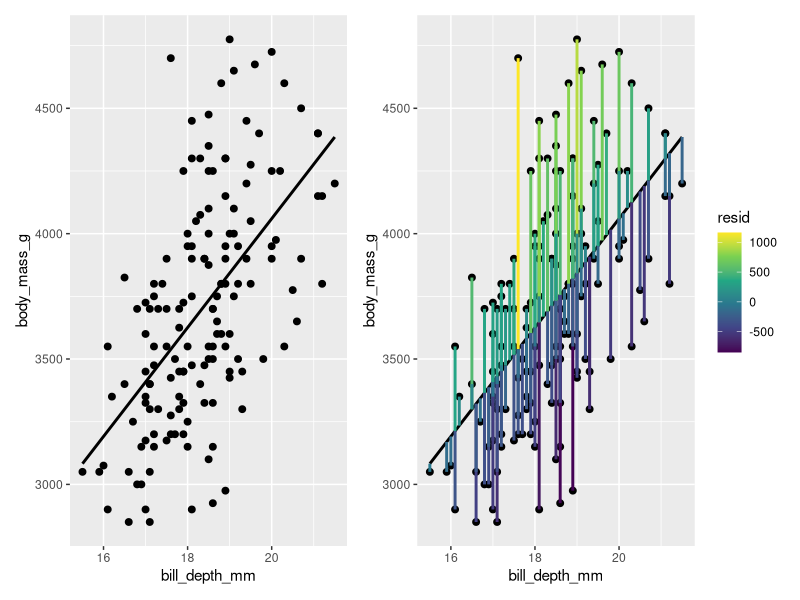
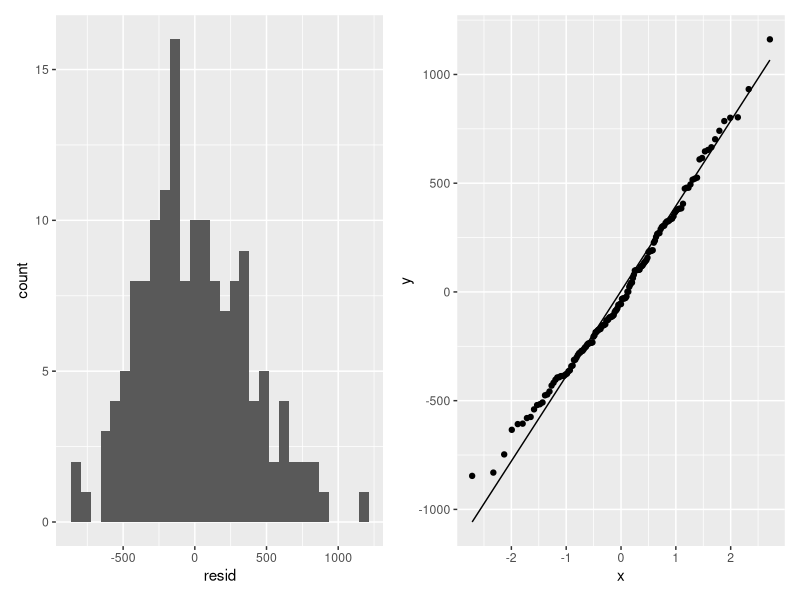
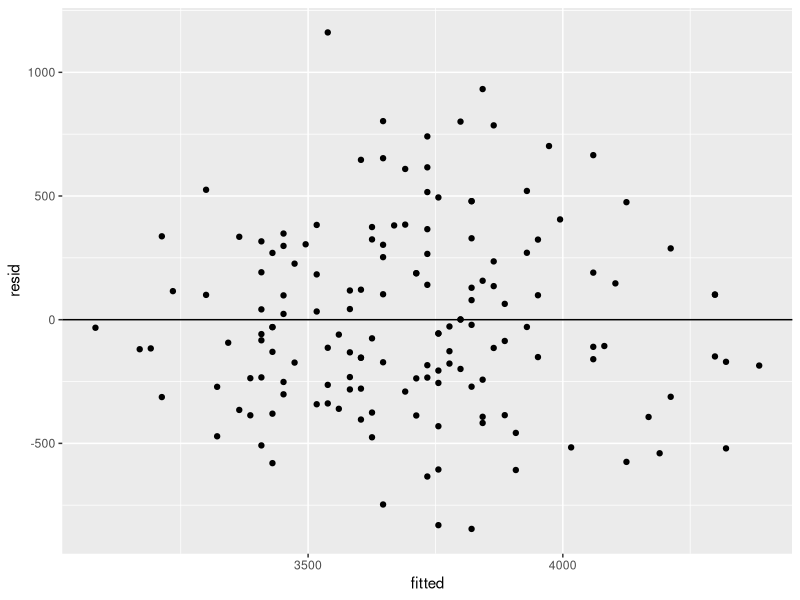
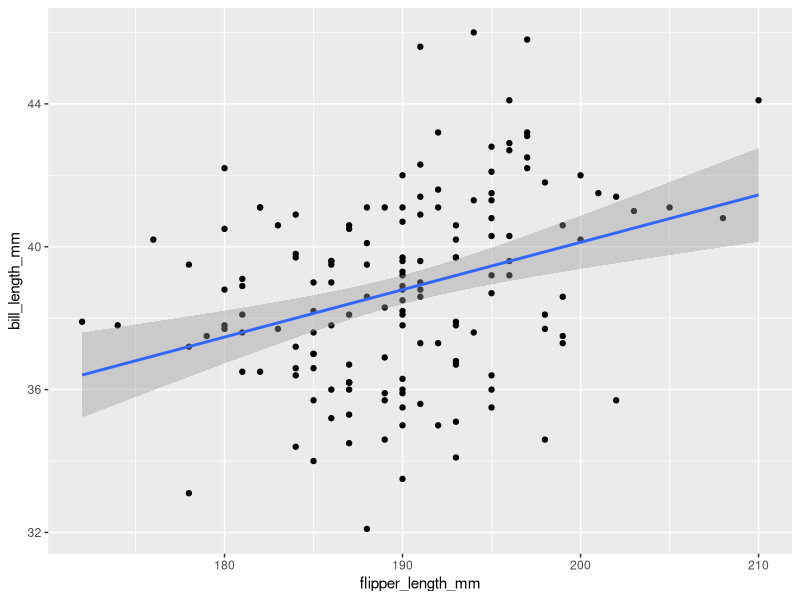
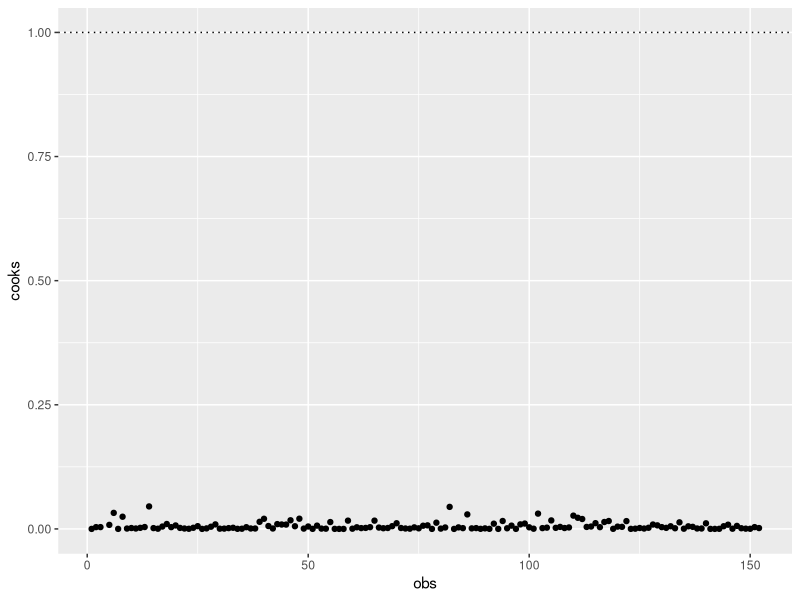
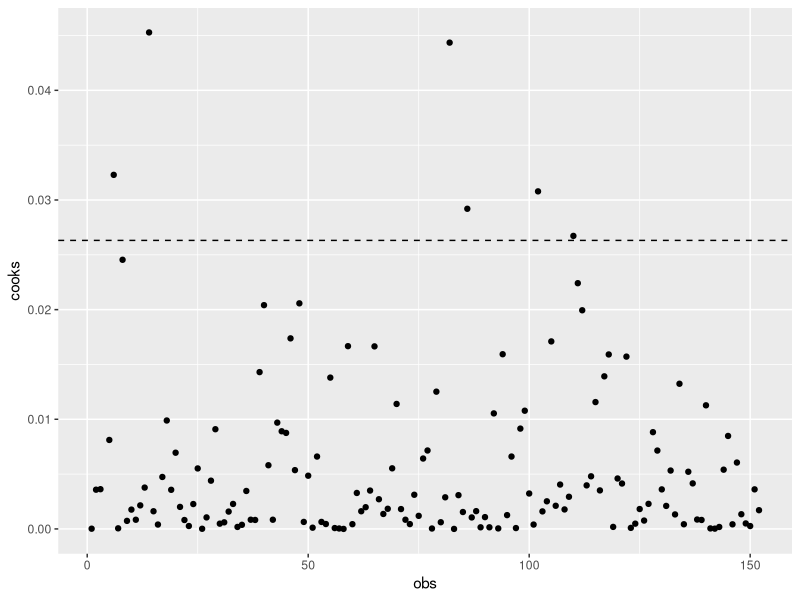

R code for these plots, in order:
## ---- chunk 1
library(palmerpenguins) # For penguins data set
library(dplyr)          # For data manipulation

# We'll only use Adelie penguins for now
p <- filter(penguins, species == "Adelie") 

# Run model
m <- lm(body_mass_g ~ bill_depth_mm, data = p, na.action = na.exclude)

# Extract residuals and fitted values
p <- mutate(p, 
            resid = residuals(m),      # Residuals
            fitted = fitted(m),        # Fitted values
            cooks = cooks.distance(m), # Cook's distance
            obs = 1:n())               # Observation ids
## ---- chunk 2
#| code-fold: true
#| fig-asp: 0.4
library(patchwork)      # To combine plots
library(ggplot2)        # For plotting
library(tidyr)          # For data manipulation

# Model plot
g1 <- ggplot(data = p, aes(x = bill_depth_mm, y = body_mass_g)) +
  stat_smooth(method = "lm", se = FALSE, colour = "black") +
  geom_point(size = 2)

# Add residuals
g2 <- g1 +
  geom_segment(aes(xend = bill_depth_mm, yend = fitted, colour = resid), size = 1) +
  scale_colour_viridis_c()

g1 + g2
## ---- chunk 3
#| fig-asp: 0.4

# Histogram
g1 <- ggplot(data = p, aes(x = resid)) +
  geom_histogram()

# QQ Plot
g2 <- ggplot(data = p, aes(sample = resid)) +
  stat_qq() +
  stat_qq_line()

g1 + g2
## ---- chunk 4
#| out-width: 60%
#| fig-asp: 0.8
#| fig-width: 6
#| fig-align: "center"

ggplot(data = p, aes(x = fitted, y = resid)) +
  geom_point() +
  geom_hline(yintercept = 0)
## ---- chunk 5
m2 <- lm(body_mass_g ~ bill_depth_mm + flipper_length_mm, data = p, na.action = na.exclude)
## ---- chunk 6
#| fig-asp: 0.7
#| fig-width: 6

ggplot(data = p, aes(x = flipper_length_mm, y = bill_length_mm)) +
  geom_point() +
  stat_smooth(method = "lm")
## ---- chunk 7
library(car)
vif(m2)
## ---- chunk 8
#| out-width: 60%
#| fig-asp: 0.8
#| fig-width: 6
#| fig-align: "center"
g <- ggplot(p, aes(x = obs, y = cooks)) +
  geom_point()

g + geom_hline(yintercept = 1, linetype = "dotted")
g + geom_hline(yintercept = 4/nrow(p), 
                linetype = "dashed")
